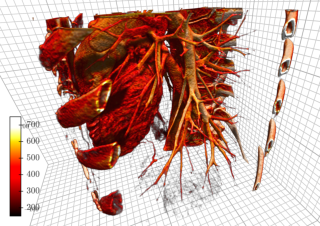

Generate this figure with Python:
import numpy as np
import k3d
from k3d.headless import k3d_remote, get_headless_driver
import SimpleITK as sitk
import pathlib

path = pathlib.Path(__file__).parent.resolve()


def generate():
    plot = k3d.plot(screenshot_scale=1.0, lighting=2.0)
    headless = k3d_remote(plot, get_headless_driver(), width=320, height=226)

    im_sitk = sitk.ReadImage(str(path) + '/assets/heart.mhd')
    img = sitk.GetArrayFromImage(im_sitk)
    size = np.array(im_sitk.GetSize()) * np.array(im_sitk.GetSpacing())
    im_sitk.GetSize()

    volume = k3d.volume(
        img.astype(np.float32),
        alpha_coef=1000,
        shadow='dynamic',
        samples=600,
        shadow_res=128,
        shadow_delay=50,
        color_range=[150, 750],
        color_map=(np.array(k3d.colormaps.matplotlib_color_maps.Gist_heat).reshape(-1, 4)
                   * np.array([1, 1.75, 1.75, 1.75])).astype(np.float32)
    )

    volume.transform.bounds = [-size[0] / 2, size[0] / 2,
                               -size[1] / 2, size[1] / 2,
                               -size[2] / 2, size[2] / 2]
    plot += volume

    headless.sync(hold_until_refreshed=True)
    headless.camera_reset(1.0)

    screenshot = headless.get_screenshot()
    headless.close()

    return screenshot
